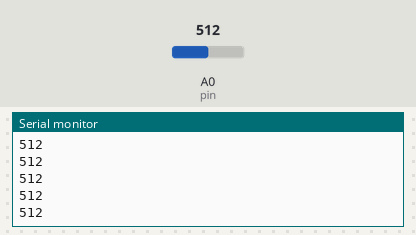
Recording of a sketch running on a simulated Arduino Uno, built with avr-gcc and run on an emulated ATmega328P. Parts: the last lines printed to the serial monitor. Inputs (shaded band) come from the test bench; at power-on: A0 (pin) = 512.

Above: at 1.2 s.
1.3 s: A0 (pin) set to 716
At 1.56 s:
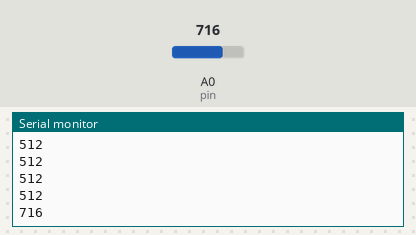
2.8 s: A0 (pin) set to 900
At 2.96 s:
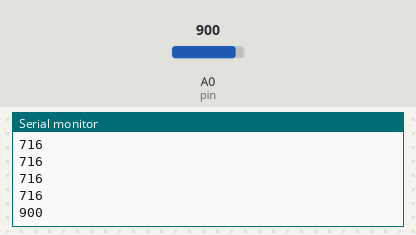
Timing chart, 0 to 5.8 s (numbered marks = the images above; inputs shaded):
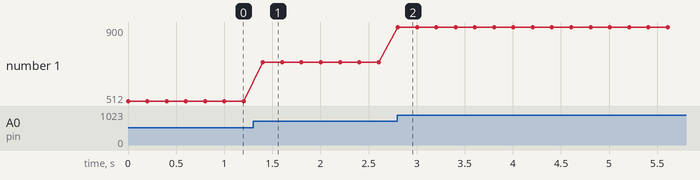

Measured:
- after the input at 1.3 s, the serial monitor: prints a new line after 0.10 s (image 1)
- after the input at 2.8 s, the serial monitor: prints a new line at once (image 2)
- plotted number 1: 512 → 716 after the input at 1.3 s, 716 → 900 after the input at 2.8 s

The sketch:

prog5-1.ino
```cpp
//岩永拓也　17232016
int pin    = 0;  //センサーのピン番号
int get_a0 = 0;  //センサーデータ取得用

void setup(){
  Serial.begin(38400);
}

void loop()
{
  get_a0 = analogRead(pin);  // 照度センサーからデータを取得
  Serial.println(get_a0);    // シリアルモニタに出力
  delay(200);
}
```
